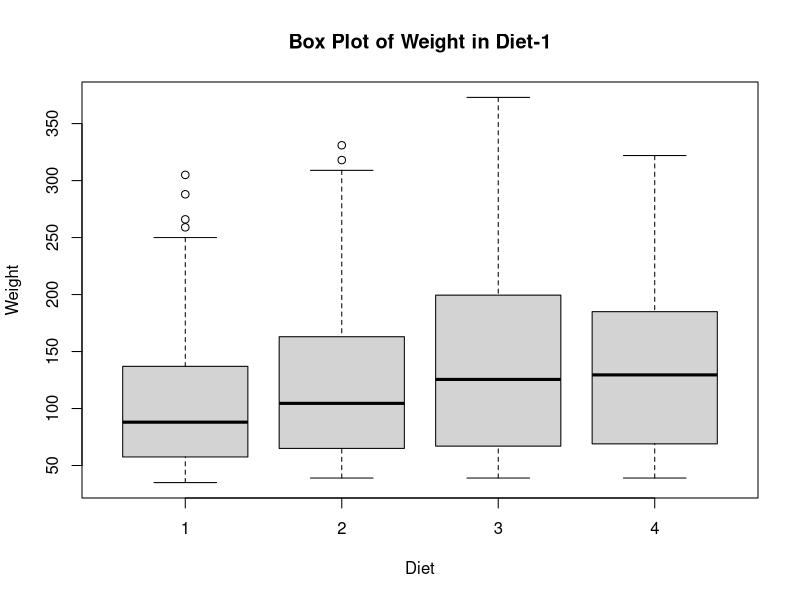
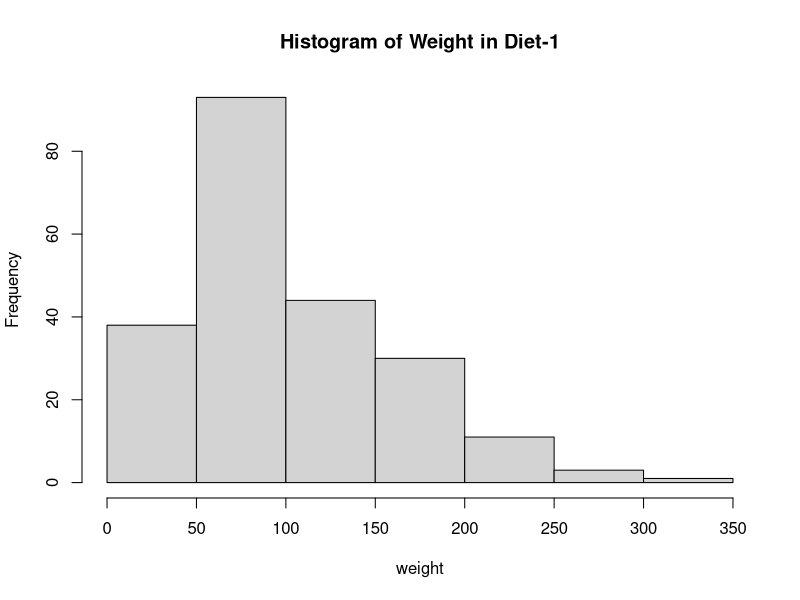

These figures' R source, in order:
data("ChickWeight")
boxplot(weight ~ Diet, data = ChickWeight,
        main = "Box Plot of Weight in Diet-1",
        xlab = "Diet", ylab = "Weight")

hist(ChickWeight$weight[ChickWeight$Diet ==1],
     main = "Histogram of Weight in Diet-1",
     xlab = "weight", ylab = "Frequency")

